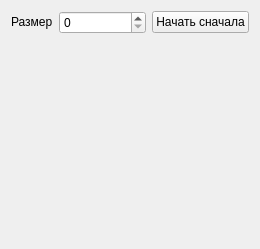
<?xml version="1.0" encoding="UTF-8"?>
<ui version="4.0">
 <class>MainWindow</class>
 <widget class="QMainWindow" name="MainWindow">
  <property name="enabled">
   <bool>true</bool>
  </property>
  <property name="geometry">
   <rect>
    <x>0</x>
    <y>0</y>
    <width>260</width>
    <height>249</height>
   </rect>
  </property>
  <property name="windowTitle">
   <string>MainWindow</string>
  </property>
  <widget class="QWidget" name="centralWidget">
   <layout class="QHBoxLayout" name="horizontalLayout">
    <item>
     <layout class="QGridLayout" name="gridLayout">
      <property name="sizeConstraint">
       <enum>QLayout::SetMaximumSize</enum>
      </property>
      <item row="0" column="0">
       <layout class="QHBoxLayout" name="sizeLayout">
        <item>
         <widget class="QLabel" name="label">
          <property name="sizePolicy">
           <sizepolicy hsizetype="Maximum" vsizetype="Maximum">
            <horstretch>0</horstretch>
            <verstretch>0</verstretch>
           </sizepolicy>
          </property>
          <property name="text">
           <string>Размер</string>
          </property>
         </widget>
        </item>
        <item>
         <widget class="QSpinBox" name="size">
          <property name="sizePolicy">
           <sizepolicy hsizetype="Minimum" vsizetype="Maximum">
            <horstretch>0</horstretch>
            <verstretch>0</verstretch>
           </sizepolicy>
          </property>
         </widget>
        </item>
        <item>
         <widget class="QPushButton" name="playButton">
          <property name="sizePolicy">
           <sizepolicy hsizetype="Maximum" vsizetype="Maximum">
            <horstretch>0</horstretch>
            <verstretch>0</verstretch>
           </sizepolicy>
          </property>
          <property name="text">
           <string>Начать сначала</string>
          </property>
          <property name="autoDefault">
           <bool>false</bool>
          </property>
         </widget>
        </item>
       </layout>
      </item>
      <item row="1" column="0" rowspan="3">
       <layout class="QGridLayout" name="buttonsLayout"/>
      </item>
     </layout>
    </item>
   </layout>
  </widget>
 </widget>
 <layoutdefault spacing="6" margin="11"/>
 <resources/>
 <connections/>
</ui>
